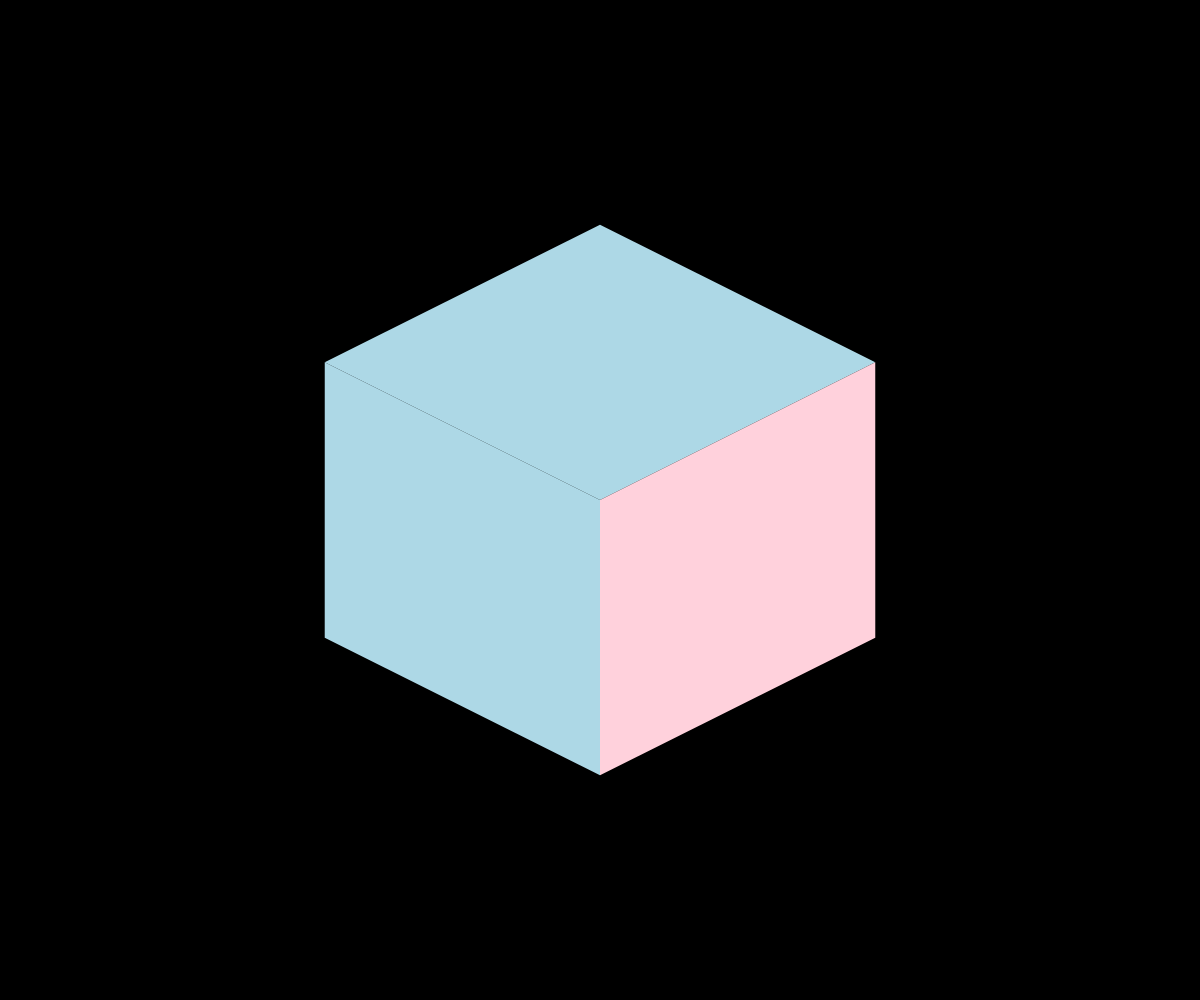
Frame 1 (no input)
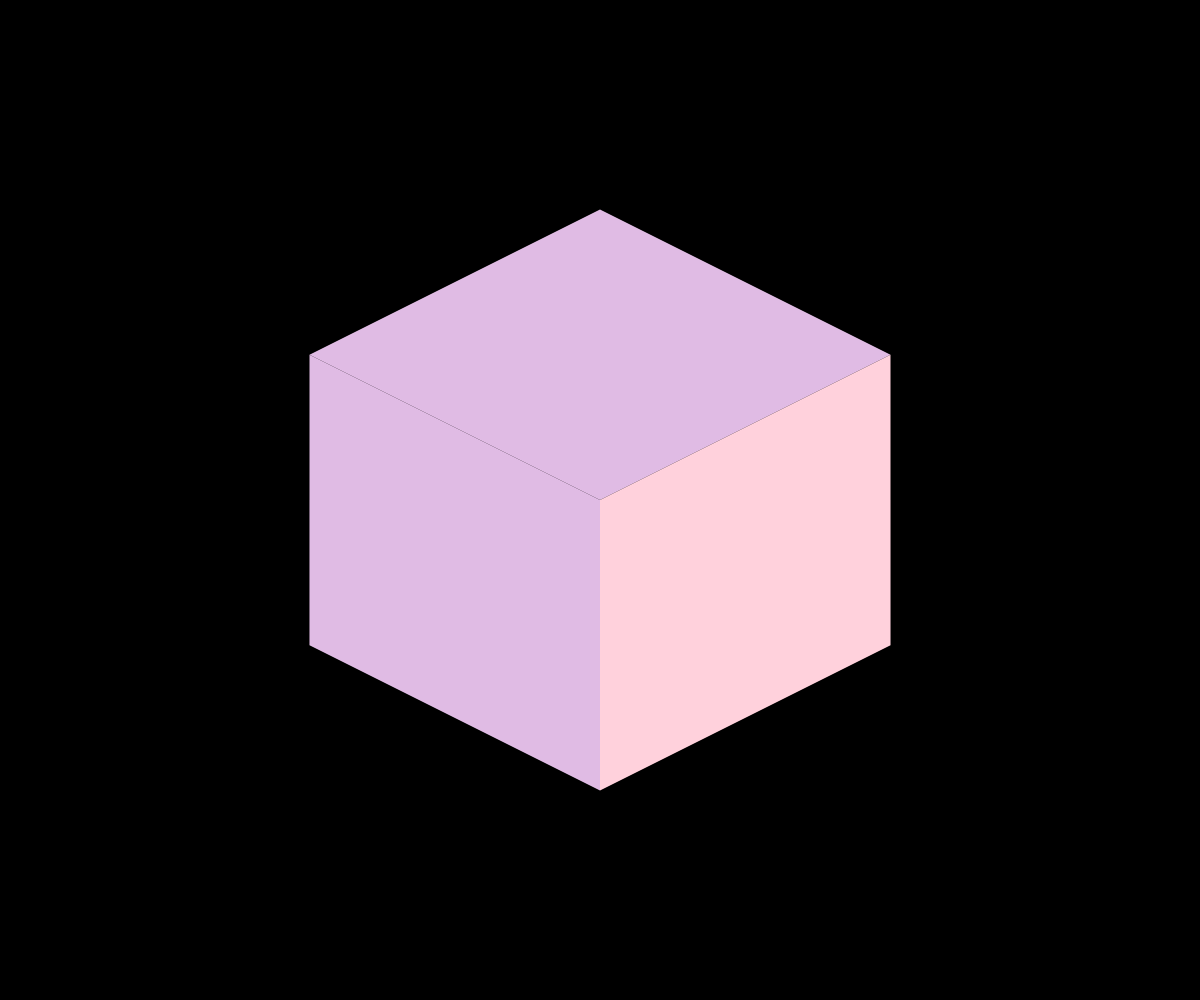
Frame 60 (no input)
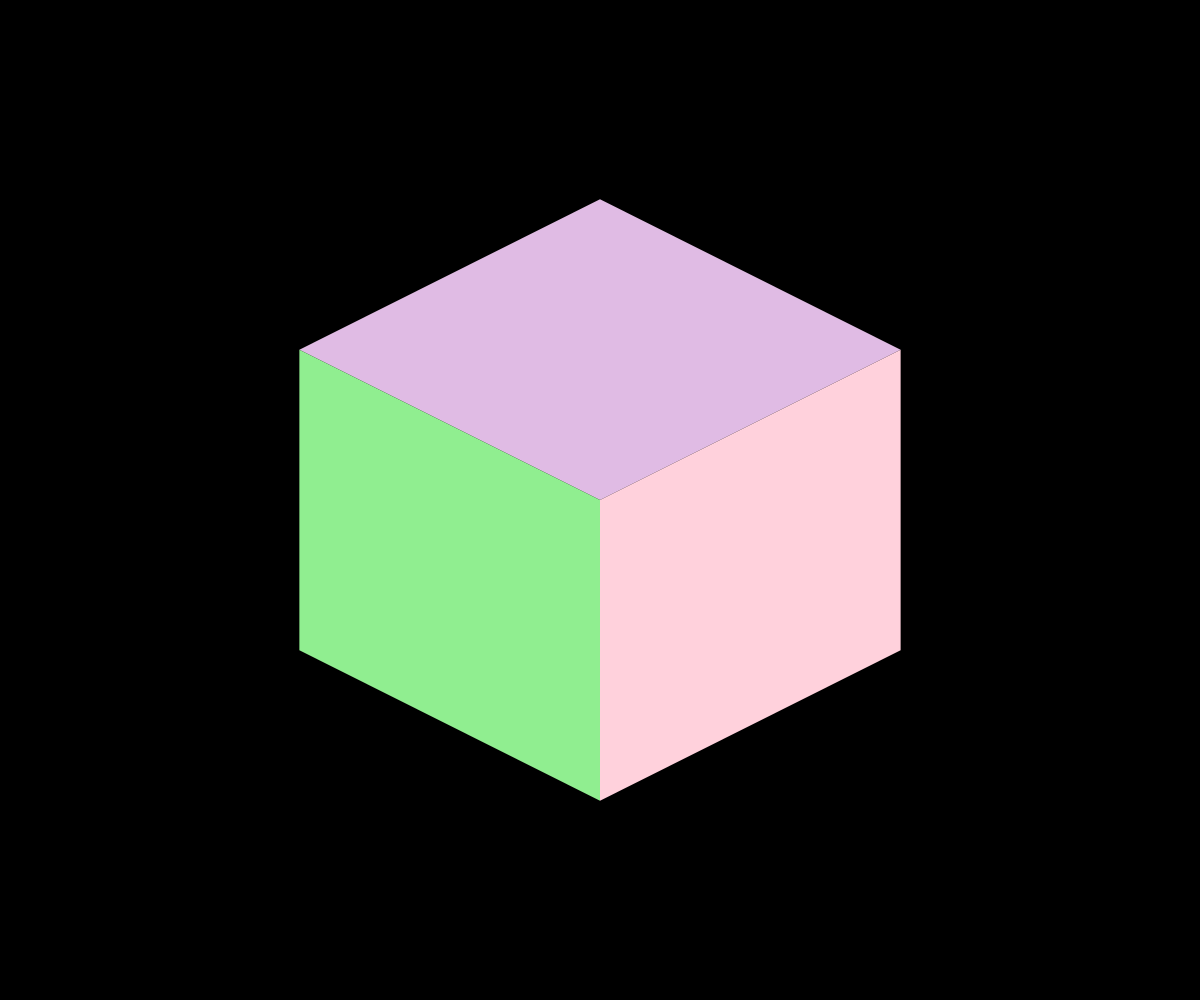
Frame 120 (the mouse pressed at the canvas centre since frame 60)

The p5.js sketch that drew these frames (run headless with seeded random() and noise() and a simulated clock; from frame 60 on, the mouse is pressed at the canvas centre):

// p5.js sketch
// ── sketch.js
// pastel color palette
const pastelColors = [
  [224, 187, 228], // lilac
  [255, 209, 220], // pink
  [253, 253, 150], // yellow
  [173, 216, 230], // blue
  [144, 238, 144], // green
];
function setup() {
  createCanvas(windowWidth, windowHeight);
  noStroke();
}
function draw() {
  background(0); // light gray background for contrast
  // calculate position to center the cube
  let x = width / 2;
  let y = height / 2;

  push();
  translate(x, y);

  // size the cube relative to the canvas instead of a fixed pixel
  // value, so it looks right whether this is a small tile or a large
  // fullscreen view
  let cubeSize = min(width, height) * 0.55;
  let animatedSize = cubeSize + sin(frameCount * 0.01) * (cubeSize * 0.1);
  drawIsometricCube(animatedSize);
  pop();
}
function drawIsometricCube(size) {
  let halfSize = size / 2;
  // randomize the color for each cube face
  fill(random(pastelColors));
  // top face (isosceles triangle)
  beginShape();
  vertex(0, -halfSize);
  vertex(halfSize, -halfSize / 2);
  vertex(0, 0);
  vertex(-halfSize, -halfSize / 2);
  endShape(CLOSE);

  // right face
  fill(random(pastelColors));
  beginShape();
  vertex(0, 0);
  vertex(halfSize, -halfSize / 2);
  vertex(halfSize, halfSize / 2);
  vertex(0, halfSize);
  endShape(CLOSE);

  // left face
  fill(random(pastelColors));
  beginShape();
  vertex(0, 0);
  vertex(-halfSize, -halfSize / 2);
  vertex(-halfSize, halfSize / 2);
  vertex(0, halfSize);
  endShape(CLOSE);
}
function windowResized() {
  resizeCanvas(windowWidth, windowHeight); // adjust the canvas size on window resize
}
